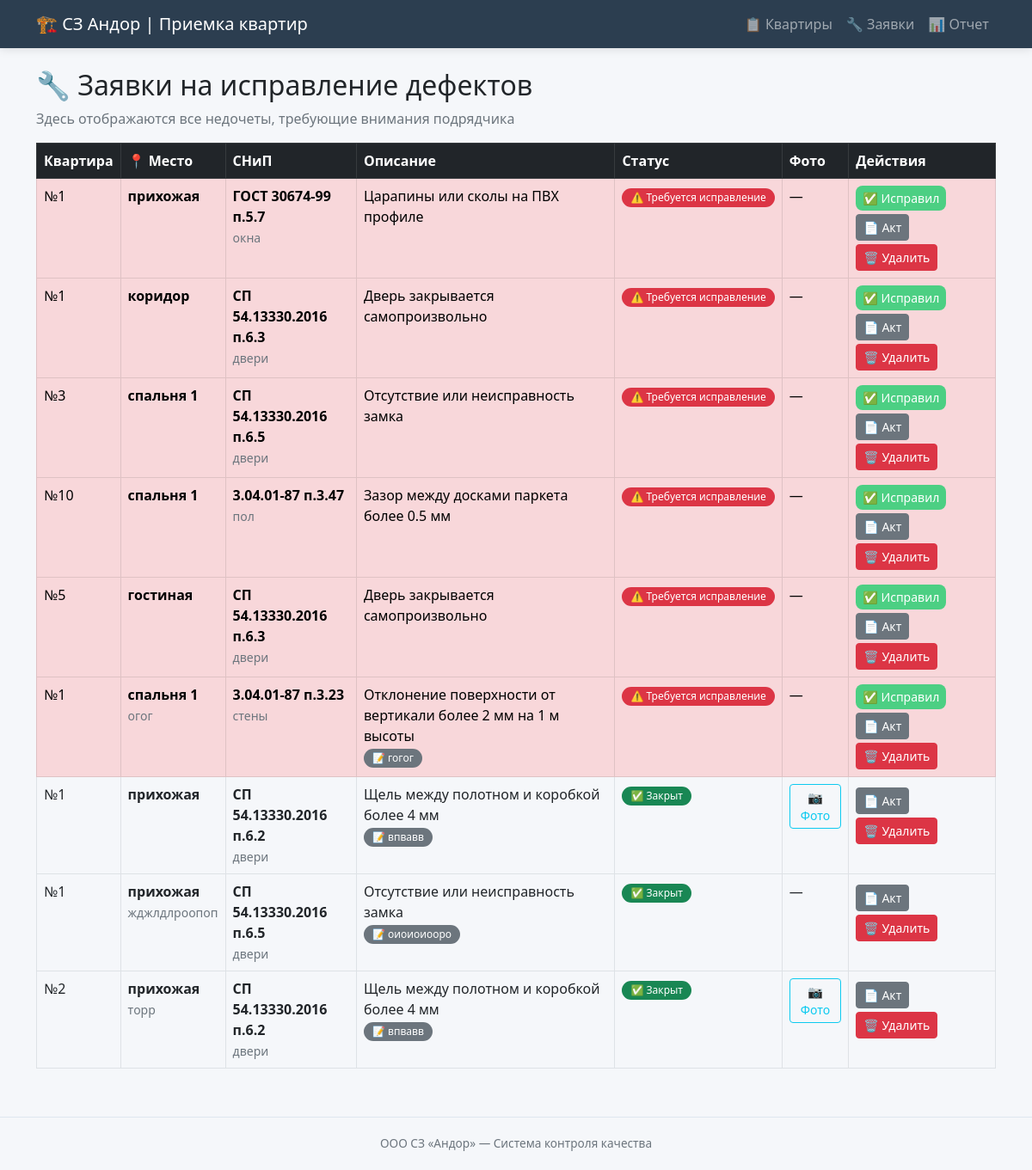
Page /defects on the earlier database version.
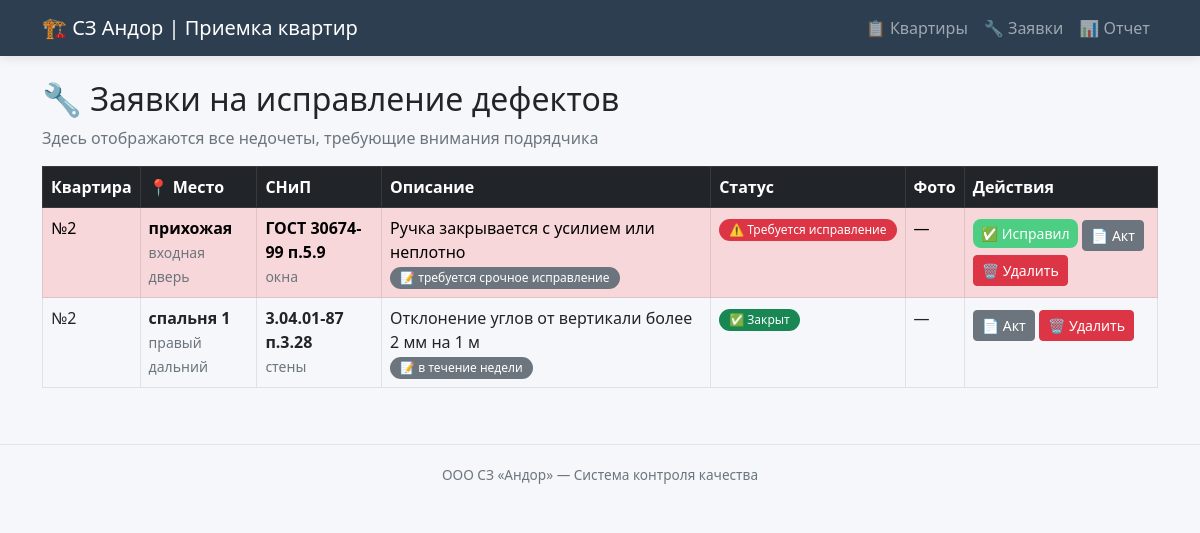
Same page on the later database version.
### tables this page shows
CREATE TABLE defects (
            id INTEGER PRIMARY KEY AUTOINCREMENT,
            flat_id INTEGER NOT NULL,
            snip_defect_id INTEGER NOT NULL,
            room TEXT,
            location_detail TEXT,
            comment TEXT,
            photo_path TEXT,
            status TEXT DEFAULT 'open',
            created_at TIMESTAMP,
            fixed_at TIMESTAMP,
            FOREIGN KEY (flat_id) REFERENCES flats(id),
            FOREIGN KEY (snip_defect_id) REFERENCES snip_defects(id)
        );

CREATE TABLE flats (
    id INTEGER PRIMARY KEY AUTOINCREMENT,
    number TEXT NOT NULL,
    street TEXT,
    house TEXT,
    entrance INTEGER,
    floor INTEGER,
    status TEXT DEFAULT 'in_progress'
);

CREATE TABLE snip_defects (
            id INTEGER PRIMARY KEY AUTOINCREMENT,
            code TEXT NOT NULL,
            category TEXT NOT NULL,
            description TEXT NOT NULL,
            severity TEXT NOT NULL
        );

### app.py (the view)
@app.route('/defects')
def defects():
    conn = get_db()
    all_defects = conn.execute('''
        SELECT d.*, f.number as flat_number, f.street, f.house,
               s.code, s.category, s.description, s.severity
        FROM defects d
        JOIN flats f ON d.flat_id = f.id
        JOIN snip_defects s ON d.snip_defect_id = s.id
        ORDER BY
            CASE d.status
                WHEN 'open' THEN 1
                WHEN 'fixed' THEN 2
                WHEN 'closed' THEN 3
            END,
            d.created_at DESC
    ''').fetchall()
    conn.close()
    return render_template('defects.html', defects=all_defects)

### app.py (called while the page is built)
def get_db():
    conn = sqlite3.connect(DB_PATH)
    conn.row_factory = sqlite3.Row
    return conn

### templates/defects.html (shortened to what this page needs)
{% extends "base.html" %}
{% block content %}
<h2>🔧 Заявки на исправление дефектов</h2>
<p class="text-muted">Здесь отображаются все недочеты, требующие внимания подрядчика</p>
<div class="table-responsive">
    <table class="table table-bordered table-hover">
        <thead class="table-dark">
            <tr>
                <th>Квартира</th>
                <th>📍 Место</th>
                <th>СНиП</th>
                <th>Описание</th>
                <th>Статус</th>
                <th>Фото</th>
                <th>Действия</th>
            </tr>
        </thead>
        <tbody>
            {% for d in defects %}
            <tr class="{% if d.status == 'open' %}table-danger{% elif d.status == 'fixed' %}table-warning{% endif %}">
                <td>
                    №{{ d.flat_number }}<br>
                </td>
                <td>
                    {% if d.room %}
                        <strong>{{ d.room }}</strong>
                        {% if d.location_detail %}
                            <br><small class="text-muted">{{ d.location_detail }}</small>
                        {% endif %}
                    {% else %}
                        <span class="text-muted">—</span>
                    {% endif %}
                </td>
                <td>
                    <strong>{{ d.code }}</strong><br>
                    <span class="small text-muted">{{ d.category }}</span>
                </td>
                <td>
                    {{ d.description[:80] }}
                    {% if d.comment %}
                        <br><span class="badge bg-secondary">📝 {{ d.comment[:40] }}</span>
                    {% endif %}
                 </td>
                <td>
                    {% if d.status == 'open' %}
                        <span class="badge bg-danger">⚠️ Требуется исправление</span>
                    {% elif d.status == 'fixed' %}
                        <span class="badge bg-warning">🔄 Ожидает проверки</span>
                    {% else %}
                        <span class="badge bg-success">✅ Закрыт</span>
                    {% endif %}
                 </td>
                <td>
                    {% if d.photo_path %}
                        <a href="/{{ d.photo_path }}" target="_blank" class="btn btn-sm btn-outline-info">📷 Фото</a>
                    {% else %}
                        —
                    {% endif %}
                 </td>
                <td>
                    {% if d.status == 'open' %}
                        <a href="/defect/{{ d.id }}/fix" class="btn btn-sm btn-success">✅ Исправил</a>
                    {% elif d.status == 'fixed' %}
                        <div class="btn-group btn-group-sm">
                            <a href="/defect/{{ d.id }}/close" class="btn btn-primary">✓ Принять</a>
                            <a href="/defect/{{ d.id }}/reopen" class="btn btn-danger">↺ На доработку</a>
                        </div>
                    {% endif %}
                    <a href="/generate_act/{{ d.id }}" class="btn btn-sm btn-secondary mt-1">📄 Акт</a>
                    <a href="/defect/{{ d.id }}/delete" class="btn btn-sm btn-danger mt-1" onclick="return confirm('Удалить этот недочет?')">🗑️ Удалить</a>
                 </td>
             </tr>
            {% endfor %}
        </tbody>
    </table>
</div>
{% endblock %}

Differences in the rows shown:
removed defects: flat_number "1", room "прихожая", code "ГОСТ 30674-99 п.5.7", category "окна", description "Царапины или сколы на ПВХ профиле", status "⚠️ Требуется исправление"
removed defects: flat_number "1", room "коридор", code "СП 54.13330.2016 п.6.3", category "двери", description "Дверь закрывается самопроизвольно", status "⚠️ Требуется исправление"
removed defects: flat_number "3", room "спальня 1", code "СП 54.13330.2016 п.6.5", category "двери", description "Отсутствие или неисправность замка", status "⚠️ Требуется исправление"
removed defects: flat_number "10", room "спальня 1", code "3.04.01-87 п.3.47", category "пол", description "Зазор между досками паркета более 0.5 мм", status "⚠️ Требуется исправление"
removed defects: flat_number "5", room "гостиная", code "СП 54.13330.2016 п.6.3", category "двери", description "Дверь закрывается самопроизвольно", status "⚠️ Требуется исправление"
removed defects: flat_number "1", room "спальня 1", location_detail "огог", code "3.04.01-87 п.3.23", category "стены", description "Отклонение поверхности от вертикали более 2 мм на 1 м высоты", comment "гогог", status "⚠️ Требуется исправление"
removed defects: flat_number "1", room "прихожая", code "СП 54.13330.2016 п.6.2", category "двери", description "Щель между полотном и коробкой более 4 мм", comment "впвавв", status "✅ Закрыт"
removed defects: flat_number "1", room "прихожая", location_detail "жджлдлроопоп", code "СП 54.13330.2016 п.6.5", category "двери", description "Отсутствие или неисправность замка", comment "оиоиоиооро", status "✅ Закрыт"
removed defects: flat_number "2", room "прихожая", location_detail "торр", code "СП 54.13330.2016 п.6.2", category "двери", description "Щель между полотном и коробкой более 4 мм", comment "впвавв", status "✅ Закрыт"
added defects: flat_number "2", room "прихожая", location_detail "входная дверь", code "ГОСТ 30674-99 п.5.9", category "окна", description "Ручка закрывается с усилием или неплотно", comment "требуется срочное исправление", status "⚠️ Требуется исправление"
added defects: flat_number "2", room "спальня 1", location_detail "правый дальний", code "3.04.01-87 п.3.28", category "стены", description "Отклонение углов от вертикали более 2 мм на 1 м", comment "в течение недели", status "✅ Закрыт"
